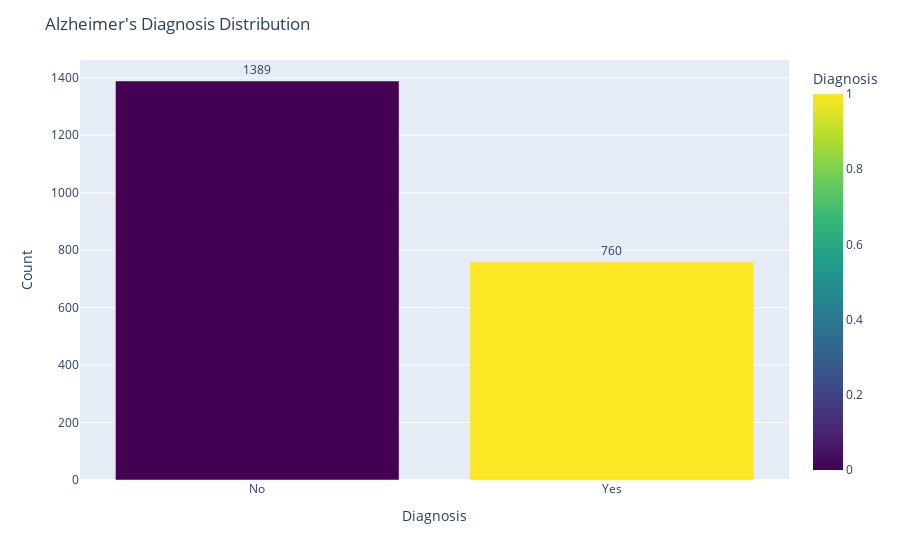

Notebook code for this chart:
### Code cell
# Create an interactive bar plot to display the number of patients and controls in the dataset 
diagnosis_counts = df['Diagnosis'].value_counts().reset_index()

fig = px.bar(diagnosis_counts,
             x='Diagnosis', y='count',  
             text='count', labels={'Diagnosis': 'Diagnosis', 'count': 'Count'},
             color='Diagnosis', color_continuous_scale='viridis')

fig.update_traces(textposition='outside')
fig.update_layout(title="Alzheimer's Diagnosis Distribution",
                  xaxis=dict(tickmode='array', tickvals=[0, 1], ticktext=['No', 'Yes']),
                  yaxis_title="Count")

fig.show()

### Figure 1 — Plotly figure (JSON) as saved in the notebook; plotly's stock layout.template omitted (floating-point values rounded to 4 significant figures)
{"data": [{"alignmentgroup": "True", "hovertemplate": "Diagnosis=%{marker.color}<br>Count=%{text}<extra></extra>", "legendgroup": "", "marker": {"color": [0, 1], "coloraxis": "coloraxis", "pattern": {"shape": ""}}, "name": "", "offsetgroup": "", "orientation": "v", "showlegend": false, "text": [1389, 760], "textposition": "outside", "type": "bar", "x": [0, 1], "xaxis": "x", "y": [1389, 760], "yaxis": "y"}], "layout": {"barmode": "relative", "coloraxis": {"colorbar": {"title": {"text": "Diagnosis"}}, "colorscale": [[0, "#440154"], [0.1111, "#482878"], [0.2222, "#3e4989"], [0.3333, "#31688e"], [0.4444, "#26828e"], [0.5556, "#1f9e89"], [0.6667, "#35b779"], [0.7778, "#6ece58"], [0.8889, "#b5de2b"], [1, "#fde725"]]}, "legend": {"tracegroupgap": 0}, "margin": {"t": 60}, "title": {"text": "Alzheimer's Diagnosis Distribution"}, "xaxis": {"anchor": "y", "domain": [0, 1], "tickmode": "array", "ticktext": ["No", "Yes"], "tickvals": [0, 1], "title": {"text": "Diagnosis"}}, "yaxis": {"anchor": "x", "domain": [0, 1], "title": {"text": "Count"}}}}
